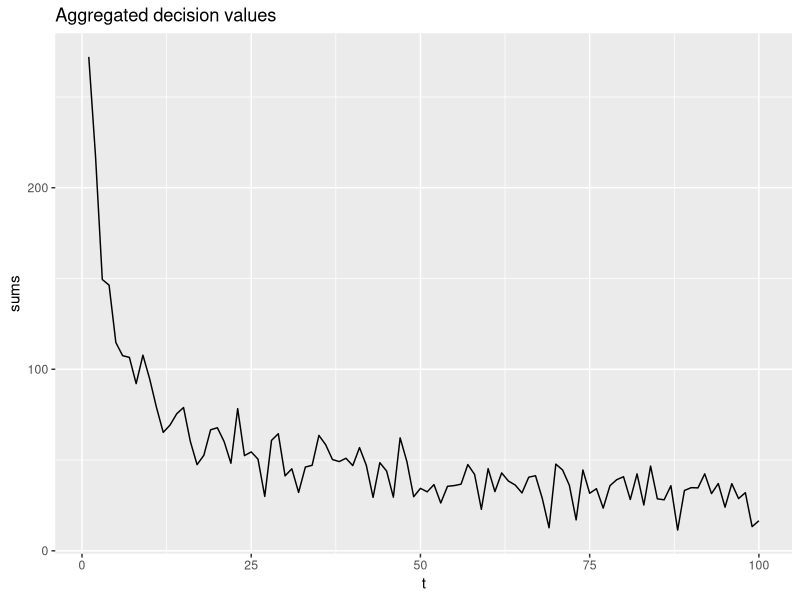
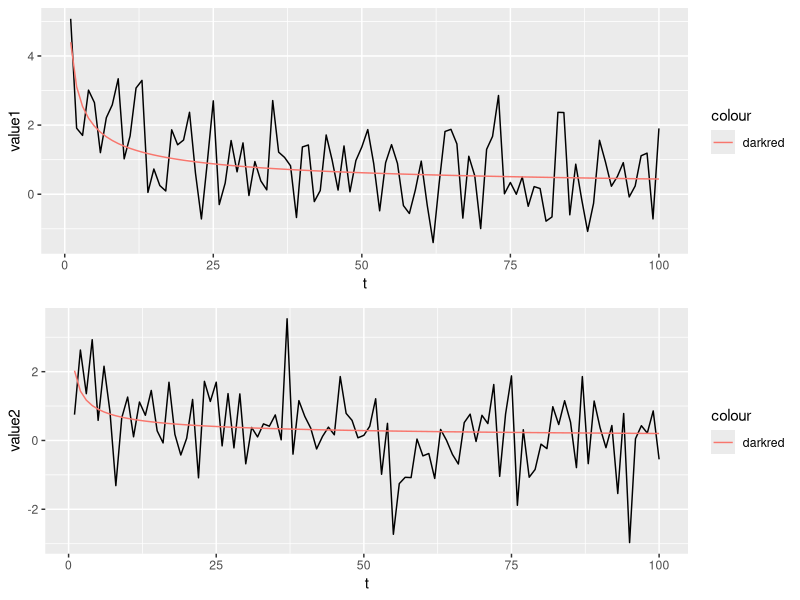

These figures' R source, in order:
# this is a model for decisions that one has to make urgently. The assumption is the utility of the decision
# drops with time
# examples: seeing a doctor due to a symptom, doing maintenance on a car, starting a business, paying bills on time

# the decision function is: signal + noise where `signal = a * 1/(t^b)` and `t` is time and `a` and `b` are constants
# we are constantly making decisions, so each individual makes N decisions and the total utility as a func of time 
# is an aggregate of all signal + noise values for each time tick

library(tidyverse)
library(magrittr)
library(gridExtra)

# TODO: parametrize everything, 
# do not assume mu=0, same sigma for noise in all decisions, MIN importance, exponent of the signal etc.

N = 100 # total number of decisions
MAX = 5 # max importance
sigma = 1 # noise around each decision is normally distributed with params mu=0, sigma
ticks = 100 # number of time periods we are considering (the length of the decision time series)

# decisions range from min to max in importance
importance = runif(N, min=1, max=MAX)

data = tibble(t=1:ticks)

# signal is the utility of the decision as a function of time
# signal = a * 1/(t^b)
# noise ~ N(mu, sigma)

# the current approach is to add a set of signal, noise and value columns per decision
# this leads to a column explosion
# TODO: refactor to use 3D structures
for (i in 1:N) {
    signal = paste0("signal", i) 
    noise  = paste0("noise",  i)
    value  = paste0("value",  i)
    
    data %<>% 
    mutate(!!signal := importance[i]/sqrt(t) # exp is assumed to be 1/2
         , !!noise  := rnorm(n())
         , !!value  := importance[i]/sqrt(t) + rnorm(n())) # TODO: refactor this uglinness
}

sums = data %>% 
       select(starts_with("value")) %>%
       rowSums() %>%
       tibble()

names(sums) = c("sums")
sums %<>% mutate(t=1:n()) 

ggplot(sums, aes(x=t, y=sums)) + 
  geom_line() +
  ggtitle("Aggregated decision values")


# debug: plot value1 and value2
g1 = ggplot(data, aes(x=t, y=value1)) + geom_line(color="black")  +
  geom_line(data=data, aes(x=t, y=signal1, color="darkred"))
g2 = ggplot(data, aes(x=t, y=value2)) + geom_line(color="black")  +
  geom_line(data=data, aes(x=t, y=signal2, color="darkred"))

grid.arrange(g1, g2)
